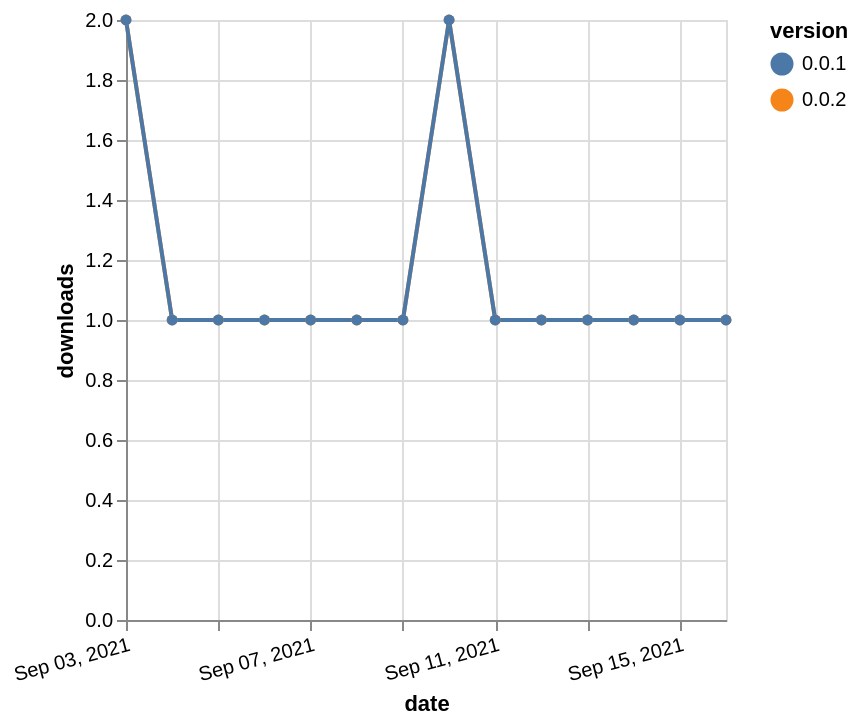

Specify this chart in Vega-Lite:
### Vega-Lite specification from a JSON file in a GitHub repository (floating-point values rounded to 4 significant figures)
{"$schema": "https://vega.github.io/schema/vega-lite/v5.json", "description": "A simple bar chart with embedded data.", "data": {"values": [{"date": "2021-09-03", "total": 110, "delta": 2, "version": "0.0.2"}, {"date": "2021-09-04", "total": 111, "delta": 1, "version": "0.0.2"}, {"date": "2021-09-05", "total": 112, "delta": 1, "version": "0.0.2"}, {"date": "2021-09-06", "total": 113, "delta": 1, "version": "0.0.2"}, {"date": "2021-09-07", "total": 114, "delta": 1, "version": "0.0.2"}, {"date": "2021-09-08", "total": 115, "delta": 1, "version": "0.0.2"}, {"date": "2021-09-09", "total": 116, "delta": 1, "version": "0.0.2"}, {"date": "2021-09-10", "total": 118, "delta": 2, "version": "0.0.2"}, {"date": "2021-09-11", "total": 119, "delta": 1, "version": "0.0.2"}, {"date": "2021-09-12", "total": 120, "delta": 1, "version": "0.0.2"}, {"date": "2021-09-13", "total": 121, "delta": 1, "version": "0.0.2"}, {"date": "2021-09-14", "total": 122, "delta": 1, "version": "0.0.2"}, {"date": "2021-09-15", "total": 123, "delta": 1, "version": "0.0.2"}, {"date": "2021-09-16", "total": 124, "delta": 1, "version": "0.0.2"}, {"date": "2021-09-03", "total": 116, "delta": 2, "version": "0.0.1"}, {"date": "2021-09-04", "total": 117, "delta": 1, "version": "0.0.1"}, {"date": "2021-09-05", "total": 118, "delta": 1, "version": "0.0.1"}, {"date": "2021-09-06", "total": 119, "delta": 1, "version": "0.0.1"}, {"date": "2021-09-07", "total": 120, "delta": 1, "version": "0.0.1"}, {"date": "2021-09-08", "total": 121, "delta": 1, "version": "0.0.1"}, {"date": "2021-09-09", "total": 122, "delta": 1, "version": "0.0.1"}, {"date": "2021-09-10", "total": 124, "delta": 2, "version": "0.0.1"}, {"date": "2021-09-11", "total": 125, "delta": 1, "version": "0.0.1"}, {"date": "2021-09-12", "total": 126, "delta": 1, "version": "0.0.1"}, {"date": "2021-09-13", "total": 127, "delta": 1, "version": "0.0.1"}, {"date": "2021-09-14", "total": 128, "delta": 1, "version": "0.0.1"}, {"date": "2021-09-15", "total": 129, "delta": 1, "version": "0.0.1"}, {"date": "2021-09-16", "total": 130, "delta": 1, "version": "0.0.1"}]}, "width": "container", "mark": {"type": "line", "point": {"filled": true}}, "encoding": {"x": {"field": "date", "type": "temporal", "timeUnit": "yearmonthdate", "title": "date", "axis": {"labelAngle": -15}}, "y": {"field": "delta", "type": "quantitative", "title": "downloads"}, "color": {"field": "version", "type": "nominal"}, "tooltip": {"field": "delta"}}}
